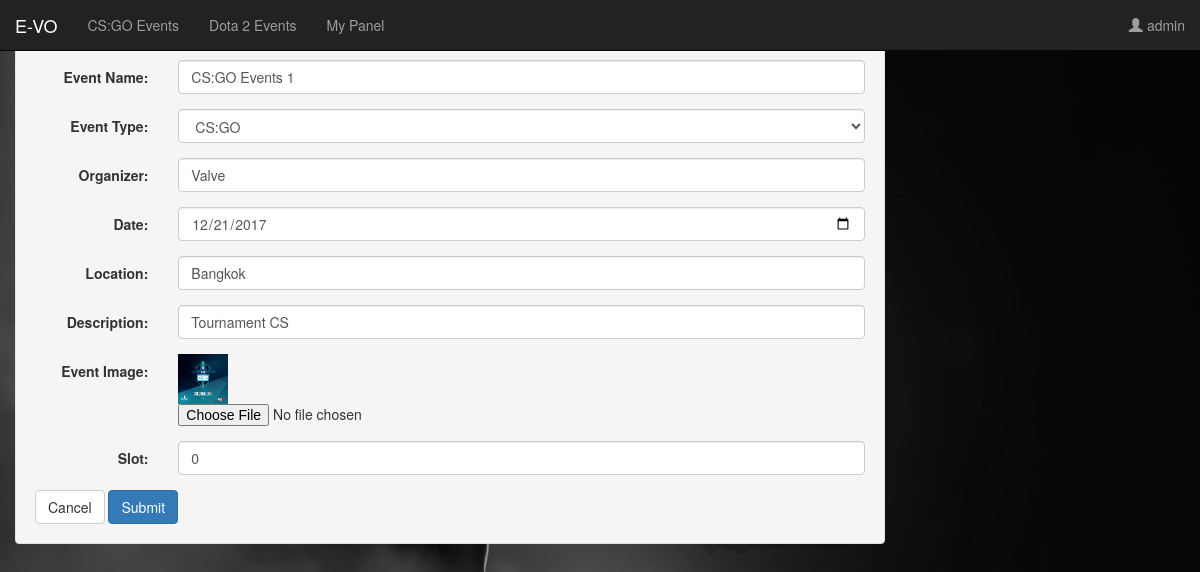
Screenshot of /?controller=AdminPanel&action=klikEventEdit&idEvent=10 (signed in) with the database file from the repository.
### tables this page shows
CREATE TABLE `event` (
  `idEvent` int(11) NOT NULL,
  `eventName` varchar(60) NOT NULL,
  `type` int(11) NOT NULL,
  `organizer` varchar(60) NOT NULL,
  `date` date NOT NULL,
  `location` varchar(60) NOT NULL,
  `description` varchar(255) NOT NULL,
  `image` varchar(255) NOT NULL,
  `slot` int(11) NOT NULL
);

### Controller/c_AdminPanel.php (called while the page is built, shortened)
<?php
Class AdminPanelController{
	public function klikEventEdit(){
		$events=AdminEvent::ambiledit($_GET["idEvent"]);
		require_once("View/v_AdminEventEdit.php");
	}
}
?>

### index.php (called while the page is built, shortened)
<?php
require_once('View/layout.php');
?>

### Model/m_AdminEvents.php (called while the page is built, shortened)
<?php
class AdminEvent
{
	function __construct($idEvent,$eventName,$type,$organizer,$date,$location,$description,$image,$slot)
	{
    $this->eventName=$eventName;
    $this->type=$type;
		$this->organizer=$organizer;
		$this->date=$date;
    $this->location=$location;
		$this->description=$description;
    $this->image=$image;
    $this->slot=$slot;
	}
  public static function ambiledit($idEvent){
    $list = [];
		$db = DB::getInstance();
		$req = $db->query("SELECT * FROM event where idEvent='$idEvent'");
    foreach ($req->fetchAll() as $event) {
  			$list[] = new AdminEvent($event['idEvent'],$event['eventName'],$event['type'],$event['organizer'],$event['date'],$event['location'],$event['description'],$event['image'],$event['slot']
  				);
  		}
  		return $list;
  }
}
?>

### View/v_AdminEventEdit.php (the view, shortened to what this page needs)
<!DOCTYPE html>
<html lang="en">
<head>
</head>
<body>
  <div class="admintab">
    <div class="tab-content">
      <div class="col-md-9">
        <div class="well">
          <form class="form-horizontal" method="POST" enctype="multipart/form-data">
            <?php foreach ($events as $event) {?>
              <div class="form-group">
                <label class="control-label col-sm-2"  >Event Name:</label>
                <div class="col-sm-10">
                  <input type="text" name="eventName" value="<?php echo $event->eventName; ?>" class="form-control">
                </div>
              </div>
              <div class="form-group">
                <label class="control-label col-sm-2"  >Event Type:</label>
                <div class="col-sm-10">
                  <select class="form-control" name="type">
                    <option value="1" <?php if($event->type==1){ echo 'selected';} ?>>CS:GO</option>
                  </select>
                </div>
              </div>
              <div class="form-group">
                <label class="control-label col-sm-2"  >Organizer:</label>
                <div class="col-sm-10">
                  <input type="text" name="organizer" value="<?php echo $event->organizer; ?>" class="form-control">
                </div>
              </div>
              <div class="form-group">
                <label class="control-label col-sm-2">Date:</label>
                <div class="col-sm-10">
                  <input type="date" name="date" value="<?php echo $event->date; ?>" class="form-control">
                </div>
              </div>
              <div class="form-group">
                <label class="control-label col-sm-2"  >Location:</label>
                <div class="col-sm-10">
                  <input type="text" name="location" value="<?php echo $event->location; ?>" class="form-control">
                </div>
              </div>
              <div class="form-group">
                <label class="control-label col-sm-2"  >Description:</label>
                <div class="col-sm-10">
                  <input type="text" name="description" value="<?php echo $event->description; ?>" class="form-control">
                </div>
              </div>
              <div class="form-group">
                <label class="control-label col-sm-2"  >Event Image:</label>
                <div class="col-sm-10">
                  <img src="Images/EventImg/<?php echo $event->image; ?>" alt="eventImage" width="50px" height="50px">
                  <input type="file" name="image" id="image" accept="image/*">
                </div>
              </div>
              <div class="form-group">
                <label class="control-label col-sm-2"  >Slot:</label>
                <div class="col-sm-10">
                  <input type="number" name="slot" value="<?php echo $event->slot; ?>" class="form-control">
                </div>
              </div>
              <button href="?controller=AdminPanel&action=home" class="btn btn-default">Cancel</button>
              <button type="submit" class="btn btn-primary">Submit</button>
            <?php } ?>
          </form>
        </div>
      </div>
    </div>
  </div>
</body>
</html>

### assets/css/style.css (style rules this page uses)
body { background-image: url(../Images/bg.jpg); background-attachment: fixed; background-size: cover; }
.admintab .tab-content { margin-top: 40px; }

### rows the page displays
event: eventName "CS:GO Events 1", type "CS:GO", organizer "Valve", date "12/21/2017", location "Bangkok", description "Tournament CS", image (picture), slot "0"

### other values shown
$_SESSION["login"] "admin"
